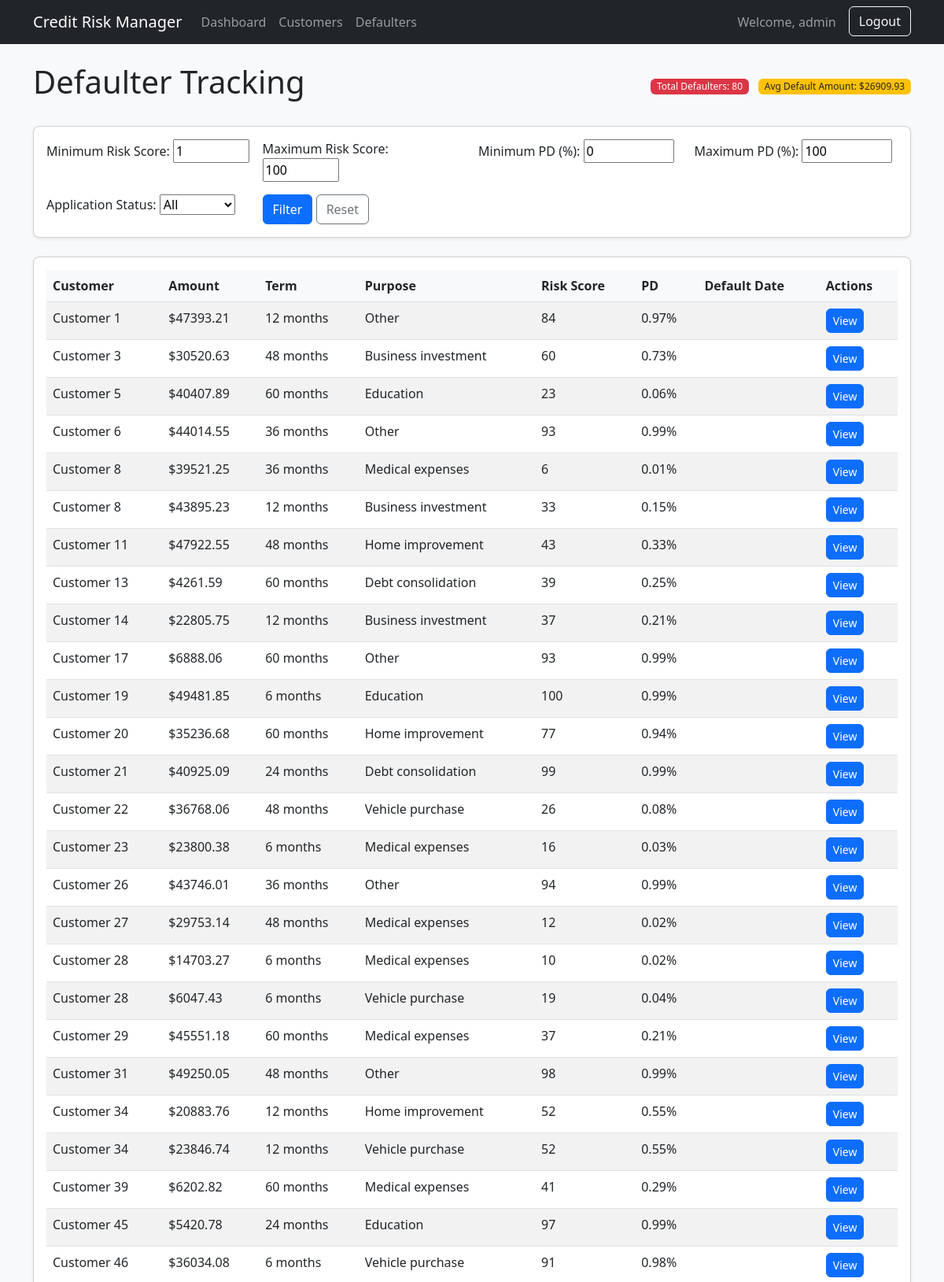
Screenshot of /defaulters/ (signed in, upper part) with the database file from the repository.
### credit_risk/models.py (models this page shows, shortened)
class CreditApplication(models.Model):
    STATUS_CHOICES = [
        ('pending', 'Pending'),
        ('approved', 'Approved'),
        ('rejected', 'Rejected'),
        ('defaulted', 'Defaulted'),
    ]
    customer = models.ForeignKey(Customer, on_delete=models.CASCADE)
    amount = models.DecimalField(max_digits=12, decimal_places=2)
    term = models.IntegerField()  # in months
    purpose = models.TextField()
    status = models.CharField(max_length=10, choices=STATUS_CHOICES, default='pending')
    applied_at = models.DateTimeField(auto_now_add=True)
    decision_at = models.DateTimeField(null=True, blank=True)

class Customer(models.Model):
    CREDIT_SCORE_CHOICES = [
        ('300-579', 'Poor'),
        ('580-669', 'Fair'),
        ('670-739', 'Good'),
        ('740-799', 'Very Good'),
        ('800-850', 'Excellent'),
    ]
    user = models.OneToOneField(User, on_delete=models.CASCADE, null=True, blank=True)
    name = models.CharField(max_length=100)
    email = models.EmailField(unique=True)
    phone = models.CharField(max_length=15)
    address = models.TextField()
    credit_score = models.CharField(max_length=10, choices=CREDIT_SCORE_CHOICES)
    income = models.DecimalField(max_digits=12, decimal_places=2)
    employment_status = models.CharField(max_length=50)
    created_at = models.DateTimeField(auto_now_add=True)
    updated_at = models.DateTimeField(auto_now=True)

class RiskAssessment(models.Model):
    application = models.OneToOneField(CreditApplication, on_delete=models.CASCADE)
    probability_of_default = models.FloatField(validators=[MinValueValidator(0.0), MaxValueValidator(1.0)])
    risk_score = models.IntegerField(validators=[MinValueValidator(1), MaxValueValidator(100)])
    decision_reason = models.TextField()
    assessed_at = models.DateTimeField(auto_now_add=True)
    last_updated = models.DateTimeField(auto_now=True)

### credit_risk/views.py (the view, shortened to what this page needs)
# urls.py: path('defaulters/', views.DefaulterTrackingView.as_view(), name='defaulter_tracking'),
class DefaulterTrackingView(LoginRequiredMixin, ListView):
    model = CreditApplication
    template_name = 'defaulter_tracking.html'
    context_object_name = 'defaulters'
    def get_queryset(self):
        return CreditApplication.objects.filter(status='defaulted').select_related('customer', 'riskassessment')
    def get_context_data(self, **kwargs):
        context = super().get_context_data(**kwargs)
        filter_form = RiskAssessmentFilterForm(self.request.GET or None)
        queryset = self.get_queryset()
        context['filter_form'] = filter_form
        context['defaulters'] = queryset
        context['total_defaulters'] = queryset.count()
        if queryset.exists():
            context['avg_default_amount'] = queryset.aggregate(
                avg_amount=Avg('amount')
            )['avg_amount']
        return context

### credit_risk/forms.py
class RiskAssessmentFilterForm(forms.Form):
    MIN_RISK = 1
    MAX_RISK = 100
    risk_score_min = forms.IntegerField(
        label='Minimum Risk Score',
        required=False,
        widget=forms.NumberInput(attrs={'min': MIN_RISK, 'max': MAX_RISK}),
        initial=MIN_RISK
    )
    risk_score_max = forms.IntegerField(
        label='Maximum Risk Score',
        required=False,
        widget=forms.NumberInput(attrs={'min': MIN_RISK, 'max': MAX_RISK}),
        initial=MAX_RISK
    )
    pd_min = forms.FloatField(
        label='Minimum PD (%)',
        required=False,
        widget=forms.NumberInput(attrs={'step': '0.1', 'min': '0', 'max': '100'}),
        initial=0
    )
    pd_max = forms.FloatField(
        label='Maximum PD (%)',
        required=False,
        widget=forms.NumberInput(attrs={'step': '0.1', 'min': '0', 'max': '100'}),
        initial=100
    )
    status = forms.ChoiceField(
        label='Application Status',
        choices=[('', 'All')] + CreditApplication.STATUS_CHOICES,
        required=False
    )

### credit_risk/templates/defaulter_tracking.html (shortened to what this page needs)
{% extends "base.html" %}
{% block content %}
<div class="d-flex justify-content-between align-items-center mb-4">
    <h1>Defaulter Tracking</h1>
    <div>
        <span class="badge bg-danger">Total Defaulters: {{ total_defaulters }}</span>
        {% if avg_default_amount %}
        <span class="badge bg-warning text-dark ms-2">Avg Default Amount: ${{ avg_default_amount|floatformat:2 }}</span>
        {% endif %}
    </div>
</div>
<div class="card mb-4">
    <div class="card-body">
        <form method="get" class="row g-3">
            <div class="col-md-3">
                {{ filter_form.risk_score_min.label_tag }}
                {{ filter_form.risk_score_min }}
            </div>
            <div class="col-md-3">
                {{ filter_form.risk_score_max.label_tag }}
                {{ filter_form.risk_score_max }}
            </div>
            <div class="col-md-3">
                {{ filter_form.pd_min.label_tag }}
                {{ filter_form.pd_min }}
            </div>
            <div class="col-md-3">
                {{ filter_form.pd_max.label_tag }}
                {{ filter_form.pd_max }}
            </div>
            <div class="col-md-3">
                {{ filter_form.status.label_tag }}
                {{ filter_form.status }}
            </div>
            <div class="col-md-3 align-self-end">
                <button type="submit" class="btn btn-primary">Filter</button>
                <a href="{% url 'defaulter_tracking' %}" class="btn btn-outline-secondary">Reset</a>
            </div>
        </form>
    </div>
</div>
<div class="card">
    <div class="card-body">
        <div class="table-responsive">
            <table class="table table-striped">
                <thead>
                    <tr>
                        <th>Customer</th>
                        <th>Amount</th>
                        <th>Term</th>
                        <th>Purpose</th>
                        <th>Risk Score</th>
                        <th>PD</th>
                        <th>Default Date</th>
                        <th>Actions</th>
                    </tr>
                </thead>
                <tbody>
                    {% for defaulter in defaulters %}
                    <tr>
                        <td>{{ defaulter.customer.name }}</td>
                        <td>${{ defaulter.amount|floatformat:2 }}</td>
                        <td>{{ defaulter.term }} months</td>
                        <td>{{ defaulter.purpose|truncatewords:3 }}</td>
                        <td>{{ defaulter.riskassessment.risk_score }}</td>
                        <td>{{ defaulter.riskassessment.probability_of_default|floatformat:2 }}%</td>
                        <td>{{ defaulter.decision_at|date:"Y-m-d" }}</td>
                        <td>
                            <a href="{% url 'customer_detail' defaulter.customer.id %}" class="btn btn-sm btn-primary">View</a>
                        </td>
                    </tr>
                    {% empty %}
                    <tr>
                        <td colspan="8" class="text-center">No defaulters found matching your criteria</td>
                    </tr>
                    {% endfor %}
                </tbody>
            </table>
        </div>
    </div>
</div>
{% endblock %}

### credit_risk/templates/base.html (shortened to what this page needs)
{% load static %}
<!DOCTYPE html>
<html lang="en">
<head>
    <link href="https://cdn.jsdelivr.net/npm/bootstrap@5.3.0/dist/css/bootstrap.min.css" rel="stylesheet">
    <link href="{% static 'css/styles.css' %}" rel="stylesheet">
</head>
<body>
    <nav class="navbar navbar-expand-lg navbar-dark bg-dark">
        <div class="container">
            <a class="navbar-brand" href="{% url 'dashboard' %}">Credit Risk Manager</a>
            <div class="collapse navbar-collapse" id="navbarNav">
                <ul class="navbar-nav me-auto">
                    <li class="nav-item">
                        <a class="nav-link" href="{% url 'dashboard' %}">Dashboard</a>
                    </li>
                    <li class="nav-item">
                        <a class="nav-link" href="{% url 'customer_list' %}">Customers</a>
                    </li>
                    <li class="nav-item">
                        <a class="nav-link" href="{% url 'defaulter_tracking' %}">Defaulters</a>
                    </li>
                </ul>
                <div class="d-flex">
                    {% if user.is_authenticated %}
                        <span class="navbar-text me-3">Welcome, {{ user.username }}</span>
                        <form method="post" action="{% url 'logout' %}" class="d-inline">
                            <button type="submit" class="btn btn-outline-light">Logout</button>
                        </form>
                    {% else %}
                        <a href="{% url 'login' %}?next={{ request.path }}" class="btn btn-outline-light">Login</a>
                    {% endif %}
                </div>
            </div>
        </div>
    </nav>
    <div class="container mt-4">
        {% block content %}{% endblock %}
    </div>
</body>
</html>

### credit_risk/static/css/styles.css (style rules this page uses)
body { background-color: #f8f9fa; font-family: 'Segoe UI', Tahoma, Geneva, Verdana, sans-serif; }
.card { border-radius: 0.5rem; box-shadow: 0 0.125rem 0.25rem rgba(0, 0, 0, 0.075); margin-bottom: 1.5rem; }
.table-responsive { overflow-x: auto; }
.btn { border-radius: 0.375rem; }
.badge { font-weight: 500; padding: 0.35em 0.65em; }
.table th { font-weight: 600; background-color: #f8f9fa; }
.table-striped tbody tr:nth-of-type(odd) { background-color: rgba(0, 0, 0, 0.02); }

### rows the page displays
CreditApplication: customer.name "Customer 1", amount "47393.21", term "12", purpose "Other", riskassessment.risk_score "84", riskassessment.probability_of_default "0.97"
CreditApplication: customer.name "Customer 3", amount "30520.63", term "48", purpose "Business investment", riskassessment.risk_score "60", riskassessment.probability_of_default "0.73"
CreditApplication: customer.name "Customer 5", amount "40407.89", term "60", purpose "Education", riskassessment.risk_score "23", riskassessment.probability_of_default "0.06"
CreditApplication: customer.name "Customer 6", amount "44014.55", term "36", purpose "Other", riskassessment.risk_score "93", riskassessment.probability_of_default "0.99"
CreditApplication: customer.name "Customer 8", amount "39521.25", term "36", purpose "Medical expenses", riskassessment.risk_score "6", riskassessment.probability_of_default "0.01"
CreditApplication: customer.name "Customer 8", amount "43895.23", term "12", purpose "Business investment", riskassessment.risk_score "33", riskassessment.probability_of_default "0.15"
CreditApplication: customer.name "Customer 11", amount "47922.55", term "48", purpose "Home improvement", riskassessment.risk_score "43", riskassessment.probability_of_default "0.33"
CreditApplication: customer.name "Customer 13", amount "4261.59", term "60", purpose "Debt consolidation", riskassessment.risk_score "39", riskassessment.probability_of_default "0.25"
CreditApplication: customer.name "Customer 14", amount "22805.75", term "12", purpose "Business investment", riskassessment.risk_score "37", riskassessment.probability_of_default "0.21"
CreditApplication: customer.name "Customer 17", amount "6888.06", term "60", purpose "Other", riskassessment.risk_score "93", riskassessment.probability_of_default "0.99"
CreditApplication: customer.name "Customer 19", amount "49481.85", term "6", purpose "Education", riskassessment.risk_score "100", riskassessment.probability_of_default "0.99"
CreditApplication: customer.name "Customer 20", amount "35236.68", term "60", purpose "Home improvement", riskassessment.risk_score "77", riskassessment.probability_of_default "0.94"
CreditApplication: customer.name "Customer 21", amount "40925.09", term "24", purpose "Debt consolidation", riskassessment.risk_score "99", riskassessment.probability_of_default "0.99"
CreditApplication: customer.name "Customer 22", amount "36768.06", term "48", purpose "Vehicle purchase", riskassessment.risk_score "26", riskassessment.probability_of_default "0.08"
CreditApplication: customer.name "Customer 23", amount "23800.38", term "6", purpose "Medical expenses", riskassessment.risk_score "16", riskassessment.probability_of_default "0.03"
CreditApplication: customer.name "Customer 26", amount "43746.01", term "36", purpose "Other", riskassessment.risk_score "94", riskassessment.probability_of_default "0.99"
CreditApplication: customer.name "Customer 27", amount "29753.14", term "48", purpose "Medical expenses", riskassessment.risk_score "12", riskassessment.probability_of_default "0.02"
CreditApplication: customer.name "Customer 28", amount "14703.27", term "6", purpose "Medical expenses", riskassessment.risk_score "10", riskassessment.probability_of_default "0.02"
CreditApplication: customer.name "Customer 28", amount "6047.43", term "6", purpose "Vehicle purchase", riskassessment.risk_score "19", riskassessment.probability_of_default "0.04"
CreditApplication: customer.name "Customer 29", amount "45551.18", term "60", purpose "Medical expenses", riskassessment.risk_score "37", riskassessment.probability_of_default "0.21"
CreditApplication: customer.name "Customer 31", amount "49250.05", term "48", purpose "Other", riskassessment.risk_score "98", riskassessment.probability_of_default "0.99"
CreditApplication: customer.name "Customer 34", amount "20883.76", term "12", purpose "Home improvement", riskassessment.risk_score "52", riskassessment.probability_of_default "0.55"
CreditApplication: customer.name "Customer 34", amount "23846.74", term "12", purpose "Vehicle purchase", riskassessment.risk_score "52", riskassessment.probability_of_default "0.55"
CreditApplication: customer.name "Customer 39", amount "6202.82", term "60", purpose "Medical expenses", riskassessment.risk_score "41", riskassessment.probability_of_default "0.29"
CreditApplication: customer.name "Customer 45", amount "5420.78", term "24", purpose "Education", riskassessment.risk_score "97", riskassessment.probability_of_default "0.99"
CreditApplication: customer.name "Customer 46", amount "36034.08", term "6", purpose "Vehicle purchase", riskassessment.risk_score "91", riskassessment.probability_of_default "0.98"

### other values shown
{{ user.username }} "admin"
{{ total_defaulters }} "80"
{{ avg_default_amount|floatformat:2 }} "26909.93"
{{ filter_form.risk_score_min.label_tag }} "Minimum Risk Score:"
{{ filter_form.risk_score_max.label_tag }} "Maximum Risk Score:"
{{ filter_form.pd_min.label_tag }} "Minimum PD (%):"
{{ filter_form.pd_max.label_tag }} "Maximum PD (%):"
{{ filter_form.status.label_tag }} "Application Status:"
